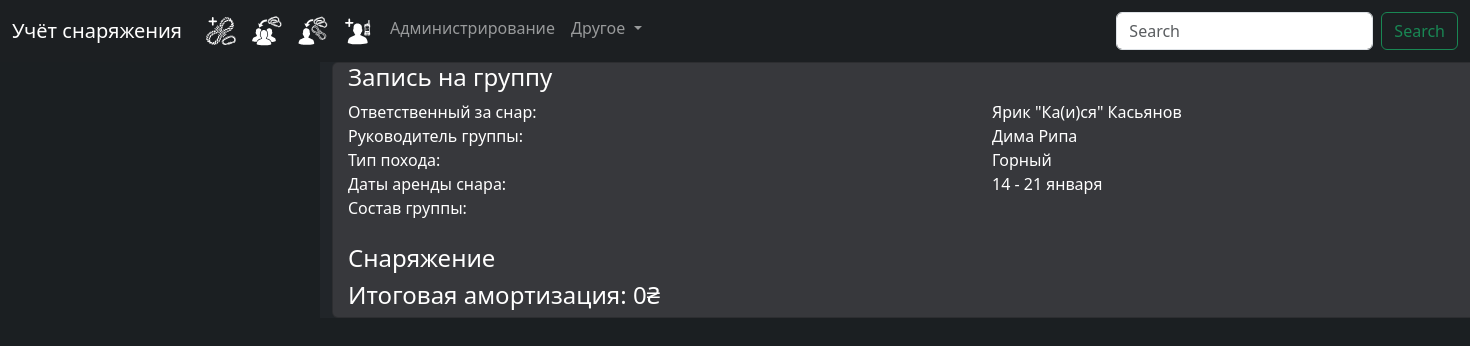
The app's page /, older data.
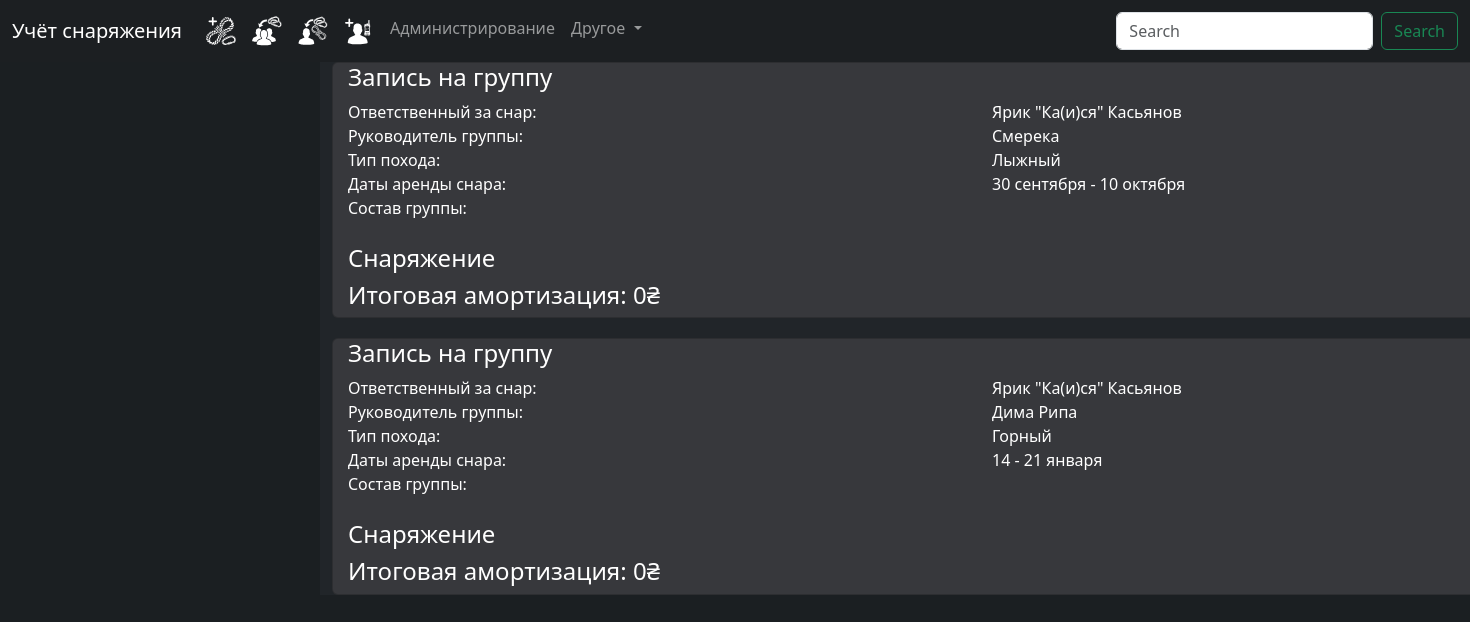
The same page, newer data.
### KaptyorkaApp/models.py (models this page shows)
class GroupAccounting(models.Model):
    lead_name = models.CharField(max_length=250, default='Смерека')
    type_of_hike = models.CharField(
        max_length=15, choices=TYPE_OF_HIKE, default="ПВД")
    responsible_person = models.ForeignKey(
        Contact, null=True, default=None, related_name="responsible_person", on_delete=models.CASCADE)
    group_members = models.CharField(
        max_length=1000, choices=TYPE_OF_HIKE, default="ПВД")
    start_date = models.DateField(default="2021-01-02")
    end_date = models.DateField(default="2021-01-02")
    equipment = models.ManyToManyField(Equipment)
    archived = models.BooleanField(default=False)

class Contact(models.Model):
    name = models.CharField(max_length=250, default='Смерека')
    is_club_member = models.BooleanField(default=False)
    phone_number = models.CharField(max_length=30, blank=True)

### KaptyorkaApp/views.py (the view)
# urls.py: path("", HomePage.as_view(), name="home"),
class HomePage(View):
    def get(self, request):
        context = base_context(request, title='Home')
        group_accountings_list = list(GroupAccounting.objects.order_by("-id")[:30])
        group_accountings = list(map(lambda acc: (acc, beauty_date_interval(acc.start_date, acc.end_date), RentedEquipment.objects.filter(group_accounting = acc)), group_accountings_list))
        user_accountings_list = list(UserAccounting.objects.order_by("-id")[:30])
        user_accountings = list(map(lambda acc: (acc, beauty_date_interval(acc.start_date, acc.end_date), RentedEquipment.objects.filter(group_accounting = acc)), user_accountings_list))
        context["accountings"] = user_accountings+group_accountings
        return render(request, "home.html", context)

### KaptyorkaApp/views.py (called while the page is built)
def base_context(request, **args):
    context = {}
    user = request.user
    context['title'] = 'none'
    context['header'] = 'none'
    context['error'] = 0
    if args != None:
        for arg in args:
            context[arg] = args[arg]
    return context

def beauty_date_interval(date1: datetime, date2: datetime, show_year=False, show_if_this_year=False):
    months = ['января', 'февраля', 'марта', 'апреля', 'мая', 'июня',
              'июля', 'августа', 'сентября', 'октября', 'ноября', 'декабря']
    result = ''
    result += str(date1.day) + ' '
    if (date1.day, date1.month, date1.year) == (date2.day, date2.month, date2.year):
        result += months[date1.month-1]
    else:
        if date1.month == date2.month:
            result += '- '+str(date2.day) + ' ' + months[date1.month-1]
        else:
            result += months[date1.month-1]+' - ' + \
                str(date2.day) + ' '+months[date2.month-1]
    if show_year:
        if show_if_this_year:
            result+= ', '+str(date1.year)
        else:
            if date1.year != datetime.now().year:
                result+= ', '+str(date1.year)
    return result

### KaptyorkaApp/templates/home.html (shortened to what this page needs)
{% extends 'base.html' %}
{% block content %}
{% load static %}
<link rel="stylesheet" href="{% static 'css/form.css' %}" />
<link rel="stylesheet" href="{% static 'css/home.css' %}" />
<div>
    <div class="card-body">
        {% for acc in accountings %}
        <div class="card dark accounting-card">
            <h4>Запись на группу</h4>
            <div class="row">
                <div class="col">
                    <div>Ответственный за снар: </div>
                </div>
                <div class="col">
                    <div class="confirmation-data">{{ acc.0.responsible_person.name }}</div>
                </div>
            </div>
            <div class="row">
                <div class="col">
                    <div>Руководитель группы: </div>
                </div>
                <div class="col">
                    <div class="confirmation-data">{{ acc.0.lead_name }}</div>
                </div>
            </div>
            <div class="row">
                <div class="col">
                    <div>Тип похода: </div>
                </div>
                <div class="col">
                    <div class="confirmation-data">{{ acc.0.type_of_hike }}</div>
                </div>
            </div>
            <div class="row">
                <div class="col">
                    <div>Даты аренды снара: </div>
                </div>
                <div class="col">
                    <div class="confirmation-data">{{ acc.1 }}</div>
                </div>
            </div>
            <div class="row">
                <div class="col">
                    <div>Состав группы: </div>
                </div>
                <div class="col">
                </div>
            </div>
            <br>
            <h4>Снаряжение</h4>
            <div class="col">
                <h4 id="priceCDataField">Итоговая амортизация: 0₴</h4>
            </div>
        </div>
        {% endfor %}
    </div>
</div>
</div>
{% endblock %}

### KaptyorkaApp/templates/base.html (shortened to what this page needs)
<!DOCTYPE html>
<html>
<head>
  {% load django_bootstrap5 %}
  {% load static %} {%csrf_token%}
  {% bootstrap_css %}
  <link href="{% static 'libs/modules/bootstrap-select/css/bootstrap-select.min.css'%}" rel="stylesheet">
  <link href="{% static 'css/base.css'%}" rel="stylesheet">
  <link href="{% static 'libs/modules/multiselect/jquery.tree-multiselect.css'%}" rel="stylesheet">
</head>
<body>
  <nav class="navbar navbar-expand-lg navbar-dark bg-dark">
    <div class="container-fluid">
      <a class="navbar-brand" href="/">Учёт снаряжения</a>
      <div class="collapse navbar-collapse" id="navbarSupportedContent">
        <ul class="navbar-nav me-auto mb-2 mb-lg-0">
          <li class="nav-item active">
            <a class="nav-link" href="/add_equipment"><img class="glyphicon"
                src="{% static 'icons/add_equipment.svg' %}" style="max-width: 30px;"></a>
          </li>
          <li class="nav-item active">
            <a class="nav-link" href="/group_accounting"><img class="glyphicon"
                src="{% static 'icons/give_to_a_group.svg' %}" style="max-width: 30px;"></a>
          </li>
          <li class="nav-item active">
            <a class="nav-link" href="/user_accounting"><img class="glyphicon"
                src="{% static 'icons/give_to_a_person.svg' %}" style="max-width: 30px;"></a>
          </li>
          <li class="nav-item active">
            <a class="nav-link" href="/new_contact"><img class="glyphicon"
                src="{% static 'icons/add_user_contact.svg' %}" style="max-width: 30px;"></a>
          </li>
          <li class="nav-item">
            <a class="nav-link gray" href="/admin">Администрирование</a>
          </li>
          <li class="nav-item dropdown">
            <a class="nav-link dropdown-toggle" href="#" id="navbarDropdown" role="button" data-bs-toggle="dropdown"
              aria-expanded="false">
              Другое
            </a>
          </li>
        </ul>
        <form class="d-flex">
          <input class="form-control me-2" type="search" placeholder="Search" aria-label="Search">
          <button class="btn btn-outline-success" type="submit">Search</button>
        </form>
      </div>
    </div>
  </nav>
  <div id="content" class="container h-100 content">
    {%block content%}
    {%endblock%}
</body>
</html>

### KaptyorkaApp/static/css/base.css (style rules this page uses)
#content { margin-left: 20em; margin-right: 20em; background-color: #212529; width: 100rem; }
body { background-color: #1b1f22; }
.bg-dark { background-color: #1c1f22 !important; }

### KaptyorkaApp/static/css/form.css (style rules this page uses)
.dark { background-color: #333333; color: white; }

### KaptyorkaApp/static/css/home.css (style rules this page uses)
.accounting-card { background-color: #37383c; margin-bottom: 20px; padding-left: 15px; padding-right: 15px; }

Row changes from the older to the newer data that the page shows:
added GroupAccounting: responsible_person.name "Ярик \"Ка(и)ся\" Касьянов", lead_name "Смерека", type_of_hike "Лыжный", acc "30 сентября - 10 октября"
